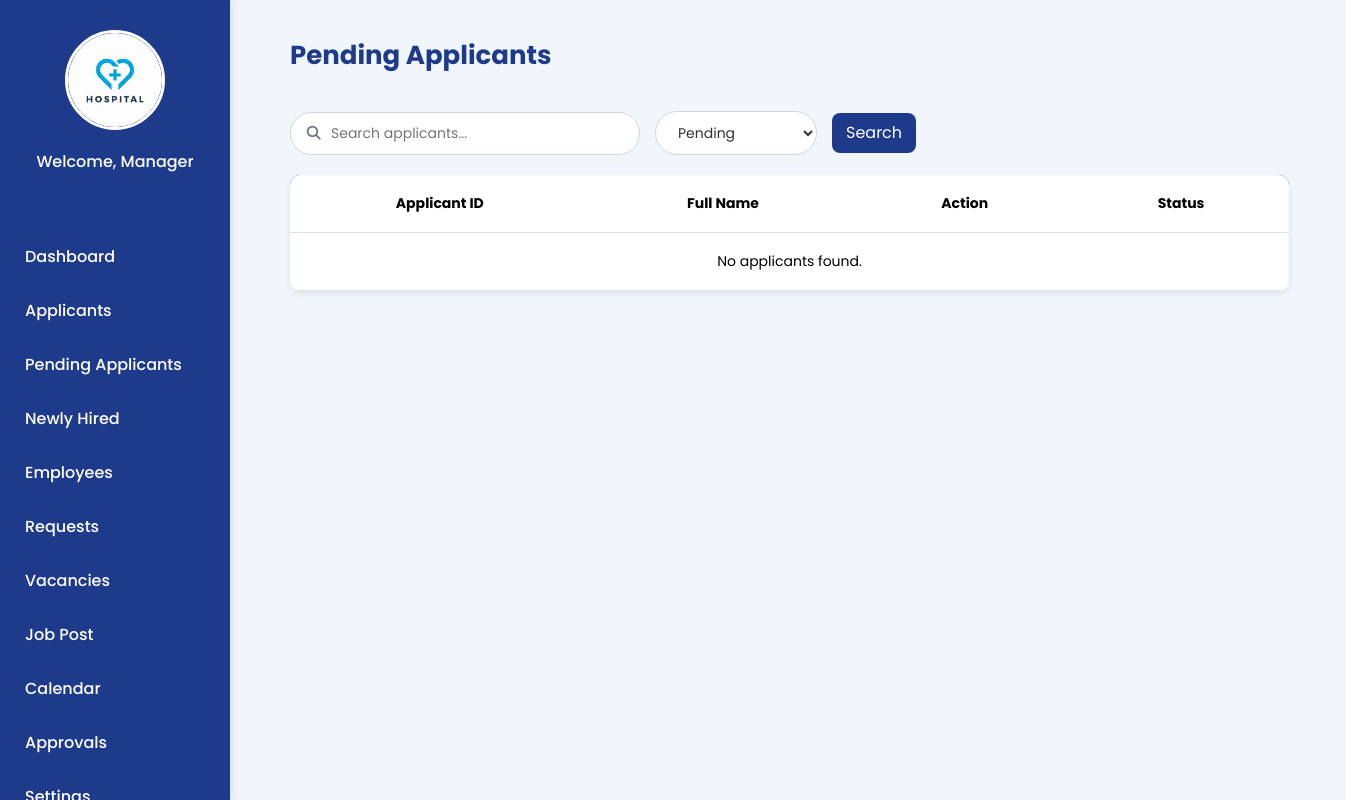
Before: /Manager_PendingApplicants.php with the older database file.
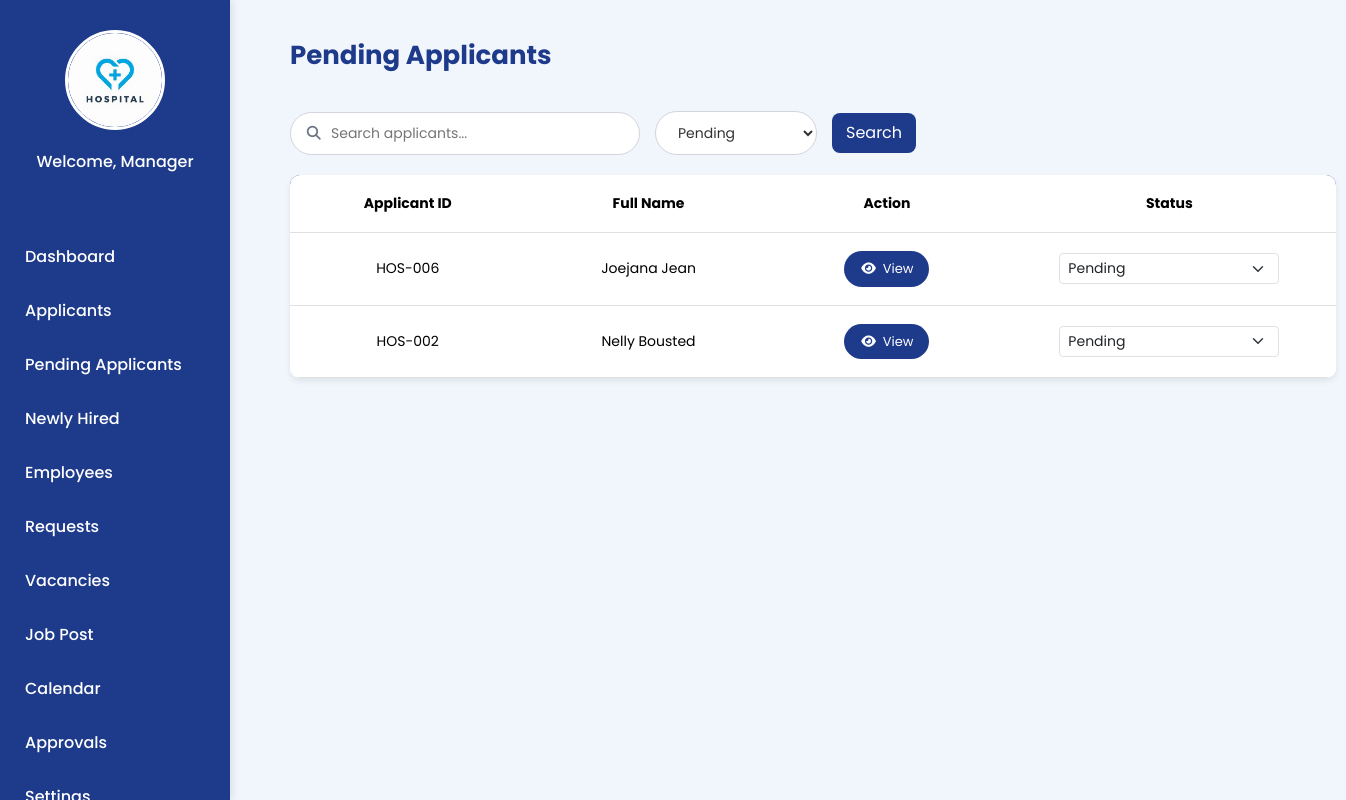
After: the same page with the newer database file.
### tables this page shows
CREATE TABLE `applicant` (
  `applicantID` varchar(100) NOT NULL,
  `fullName` varchar(150) NOT NULL,
  `position_applied` varchar(100) NOT NULL,
  `department` varchar(150) NOT NULL,
  `type_name` varchar(50) DEFAULT NULL,
  `date_applied` date NOT NULL,
  `contact_number` varchar(20) NOT NULL,
  `email_address` varchar(100) NOT NULL,
  `home_address` varchar(255) NOT NULL,
  `job_title` varchar(100) DEFAULT NULL,
  `company_name` varchar(150) NOT NULL,
  `date_started` date NOT NULL,
  `years_experience` int(11) DEFAULT NULL,
  `in_role` varchar(5) NOT NULL,
  `university` varchar(150) NOT NULL,
  `course` varchar(100) NOT NULL,
  `year_graduated` year(4) DEFAULT NULL,
  `skills` text NOT NULL,
  `summary` text NOT NULL,
  `status` varchar(20) NOT NULL,
  `hired_at` date DEFAULT NULL,
  `profile_pic` varchar(255) DEFAULT NULL
);

### Manager_PendingApplicants.php (the view, shortened to what the changed rows need)
<?php
require 'admin/db.connect.php';
$menus = [
  "HR Director" => [
    "Dashboard" => "Manager_Dashboard.php",
    "Applicants" => "Manager_Applicants.php",
    "Pending Applicants" => "Manager_PendingApplicants.php",
    "Newly Hired" => "Newly-Hired.php",
    "Employees" => "Manager_Employees.php",
    "Requests" => "Manager_Request.php",
    "Vacancies" => "Manager_Vacancies.php",
    "Job Post" => "Manager-JobPosting.php",
    "Calendar" => "Manager_Calendar.php",
    "Approvals" => "Manager_Approvals.php",
    "Settings" => "Manager_LeaveSettings.php",
    "Logout" => "Login.php"
  ],
  "HR Manager" => [
    "Dashboard" => "Manager_Dashboard.php",
    "Applicants" => "Manager_Applicants.php",
    "Pending Applicants" => "Manager_PendingApplicants.php",
    "Newly Hired" => "Newly-Hired.php",
    "Employees" => "Manager_Employees.php",
    "Requests" => "Manager_Request.php",
    "Vacancies" => "Manager_Vacancies.php",
    "Job Post" => "Manager-JobPosting.php",
    "Calendar" => "Manager_Calendar.php",
    "Approvals" => "Manager_Approvals.php",
    "Settings" => "Manager_LeaveSettings.php",
    "Logout" => "Login.php"
  ],
  "Recruitment Manager" => [
    "Dashboard" => "Manager_Dashboard.php",
    "Applicants" => "Manager_Applicants.php",
    "Pending Applicants" => "Manager_PendingApplicants.php",
    "Newly Hired" => "Newly-Hired.php",
    "Vacancies" => "Manager_Vacancies.php",
    "Logout" => "Login.php"
  ],
  "HR Officer" => [
    "Dashboard" => "Manager_Dashboard.php",
    "Applicants" => "Manager_Applicants.php",
    "Pending Applicants" => "Manager_PendingApplicants.php",
    "Newly Hired" => "Newly-Hired.php",
    "Employees" => "Manager_Employees.php",
    "Logout" => "Login.php"
  ],
  "HR Assistant" => [
    "Dashboard" => "Manager_Dashboard.php",
    "Applicants" => "Manager_Applicants.php",
    "Pending Applicants" => "Manager_PendingApplicants.php",
    "Newly Hired" => "Newly-Hired.php",
    "Employees" => "Manager_Employees.php",
    "Logout" => "Login.php"
  ],
  "Training and Development Coordinator" => [
    "Dashboard" => "Manager_Dashboard.php",
    "Employees" => "Manager_Employees.php",
    "Calendar" => "Manager_Calendar.php",
    "Requests" => "Manager_Request.php",
    "Logout" => "Login.php"
  ]
];
$role = $_SESSION['sub_role'] ?? "HR Manager";
$statusFilter = $_GET['status'] ?? 'Pending';
$pendingApplicants = [];
$sql = "
SELECT
    a.applicantID,
    a.fullName,
    a.email_address,
    app.status AS application_status,
    app.applied_at,
    a.date_applied
FROM applicant a
INNER JOIN applications app
    ON a.applicantID = app.applicantID
";
$clauses = [];
$params = [];
$types = '';
if ($statusFilter && strtolower($statusFilter) !== 'all') {
  $clauses[] = "COALESCE(app.status, a.status) = ?";
  $types .= 's';
  $params[] = $statusFilter;
}
if (!empty($clauses))
  $sql .= ' WHERE ' . implode(' AND ', $clauses);
$sql .= ' ORDER BY COALESCE(app.applied_at, a.date_applied) DESC';
if ($stmt = $conn->prepare($sql)) {
  if (!empty($params)) {
    $refs = [];
    $refs[] = &$types;
    for ($i = 0; $i < count($params); $i++) {
      $refs[] = &$params[$i];
    }
    call_user_func_array([$stmt, 'bind_param'], $refs);
  }
  $stmt->execute();
  $res = $stmt->get_result();
  while ($r = $res->fetch_assoc())
    $pendingApplicants[] = $r;
}
?>
<!DOCTYPE html>
<html lang="en">
<head>
  <link href="https://cdn.jsdelivr.net/npm/bootstrap@5.3.3/dist/css/bootstrap.min.css" rel="stylesheet"
>
  <link rel="stylesheet" href="manager-sidebar.css">
  <link rel="stylesheet" href="https://cdnjs.cloudflare.com/ajax/libs/font-awesome/7.0.1/css/all.min.css"
 />
</head>
<body>
  <div class="sidebar">
    <ul class="nav">
      <?php foreach ($menus[$role] as $label => $link): ?>
        <li><a href="<?php echo $link; ?>"><?php echo $label; ?></a></li>
      <?php endforeach; ?>
    </ul>
  </div>
  <div class="main-content">
    <div class="main-content-header">
      <h1>Pending Applicants</h1>
    </div>
    <table class="table table-custom" id="applicantTable">
      <thead>
        <tr>
          <th>Applicant ID</th>
          <th>Full Name</th>
          <th>Action</th>
          <th>Status</th>
        </tr>
      </thead>
      <tbody>
        <?php if (empty($pendingApplicants)): ?>
          <tr>
            <td colspan="4">No applicants found.</td>
          </tr>
        <?php else:
          foreach ($pendingApplicants as $p): ?>
            <tr id="row-<?php echo htmlspecialchars($p['applicantID']); ?>">
              <td><?php echo htmlspecialchars($p['applicantID']); ?></td>
              <td><?php echo htmlspecialchars($p['fullName']); ?></td>
              <td>
                <button class="view-btn" data-appid="<?php echo htmlspecialchars($p['applicantID']); ?>"> <i
                    class="fa-solid fa-eye"></i> View</button>
              </td>
              <td>
                <?php
                $current = $p['application_status'] ?? '';
                $opts = ['Pending', 'Initial Interview', 'Assessment', 'Final Interview', 'Requirements', 'Hired', 'Rejected'];
                ?>
                <select class="status-select form-select form-select-sm"
                  data-appid="<?php echo htmlspecialchars($p['applicantID']); ?>"
                  data-email="<?php echo htmlspecialchars($p['email_address']); ?>"
                  data-fullname="<?php echo htmlspecialchars($p['fullName']); ?>"
                  style="max-width:220px; display:inline-block;">
                  <?php foreach ($opts as $opt): ?>
                    <option value="<?php echo htmlspecialchars($opt); ?>" <?php echo ($current === $opt) ? 'selected' : ''; ?>>
                      <?php echo htmlspecialchars($opt); ?>
                    </option>
                  <?php endforeach; ?>
                </select>
              </td>
            </tr>
          <?php endforeach; endif; ?>
      </tbody>
    </table>
  </div>
</body>
</html>

Changed rows visible on the page:
added applicant: applicantID "HOS-006", fullName "Joejana Jean", applicantID+email_address+fullName "Pending"
now on this page (row edited): applicant: applicantID "HOS-002", fullName "Nelly Bousted", applicantID+email_address+fullName "Pending"
Other visible differences:
text no longer shown: "No applicants found."
